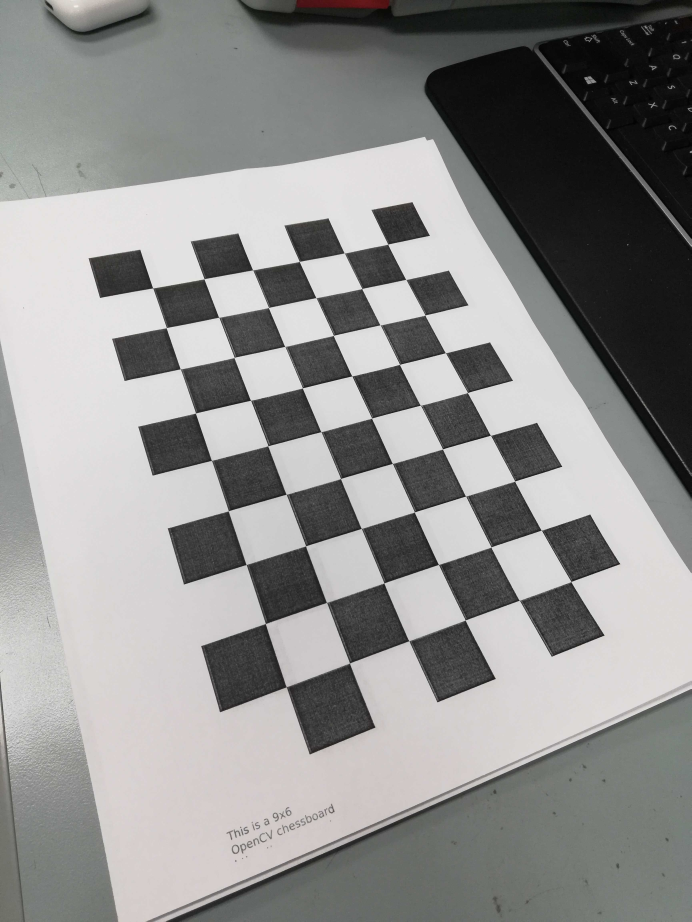
#> input picture openCVTutorials/data/leftDavid.jpg, 3456 x 4608 px (shown at 1/5 size)
$ python custom_chessboard_test.py
#> lines starting #> are read from the running program, lines starting #| are printed output that depends on the picture; long printed decimals are rounded
# testing image corners
import numpy as np
import cv2 as cv
import glob
# Load previously saved data
with np.load('B.npz') as X:
#> (reads openCVTutorials/data/B.npz from the repository)
    mtx, dist, _, _ = [X[i] for i in ('mtx','dist','rvecs','tvecs')]

print(cv.__version__)
print("mtx:")
print(mtx)
print("dist:")
print(dist)

def draw(img, corners, imgpts):
    corner = tuple(corners[0].ravel())
    img = cv.line(img, corner, tuple(imgpts[0].ravel()), (255,0,0), 5)
    img = cv.line(img, corner, tuple(imgpts[1].ravel()), (0,255,0), 5)
    img = cv.line(img, corner, tuple(imgpts[2].ravel()), (0,0,255), 5)
    return img

img = cv.imread('leftDavid.jpg')
#> img is the input picture: shape (4608, 3456, 3); mean B, G, R 142, 143.1, 143.3
gray = cv.cvtColor(img,cv.COLOR_BGR2GRAY)
ret, corners = cv.findChessboardCorners(gray, (9,6),None) #worked!
#> ret = True; corners = 54 rows, first 8: [1939.9, 1221.6], [2031.1, 1398.9], [2126.2, 1577.1], [2228.7, 1765.7], [2338.7, 1964.2], [2454.5, 2178.6], [2574.8, 2406.6], [2708.9, 2652.8]
criteria = (cv.TERM_CRITERIA_EPS + cv.TERM_CRITERIA_MAX_ITER, 30, 0.001)
objp = np.zeros((6*9,3), np.float32)
objp[:,:2] = np.mgrid[0:9,0:6].T.reshape(-1,2)
axis = np.float32([[3,0,0], [0,3,0], [0,0,-3]]).reshape(-1,3)

if ret == True:
        corners2 = cv.cornerSubPix(gray,corners,(11,11),(-1,-1),criteria)
#> corners2 = 54 rows, first 8: [1940.5, 1222.5], [2031, 1399.1], [2126.8, 1577], [2229, 1765.7], [2339.1, 1964.4], [2454.4, 2178.3], [2575.2, 2407.1], [2708.6, 2652.7]
        # Find the rotation and translation vectors.
        ret,rvecs, tvecs = cv.solvePnP(objp, corners2, mtx, dist)
#> rvecs = [-5.4, 5.91, 9.21]; tvecs = [18.36, 33.99, 42.73]
        print("rvecs:")
        print(rvecs)
#| [[-5.397]
#|  [ 5.907 ]
#|  [ 9.207]]
        print("tvecs:")
        print(tvecs)
#| [[18.356]
#|  [33.994]
#|  [42.733]]
        # project 3D points to image plane
        imgpts, jac = cv.projectPoints(axis, rvecs, tvecs, mtx, dist)
#> imgpts = [[540.6, 562.9], [512.2, 583.1], [520.3, 578.2]]

        img = draw(img,corners2,imgpts)
#> in draw, `corner = tuple(corners[0].ravel())`: corner = (1940.5, 1222.5)
        imS = cv.resize(img, (960, 540))                    # Resize image
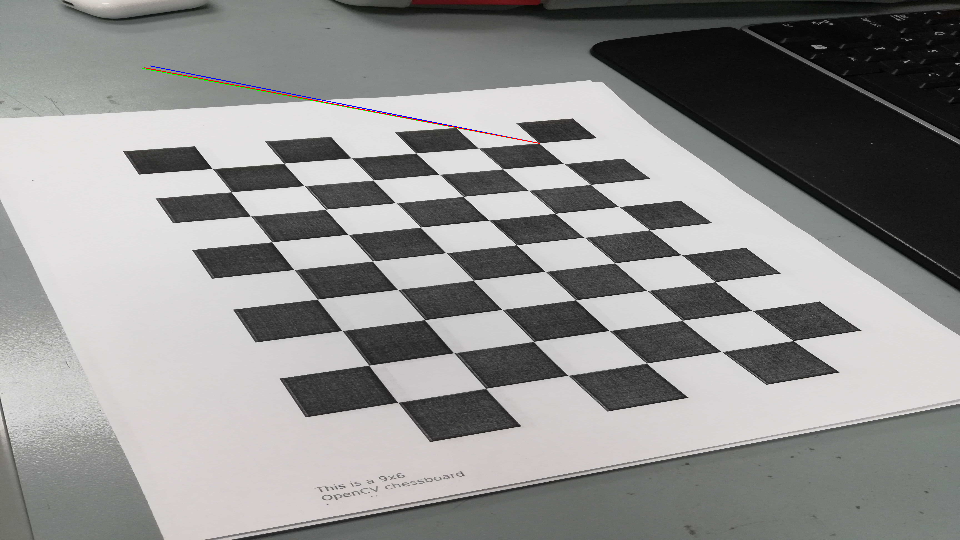
#> imS: shape (540, 960, 3); mean B, G, R 141.8, 142.8, 143.1
        cv.imshow("output", imS)                            # Show image
        #cv.imshow('img',img)
        k = cv.waitKey(0) & 0xFF
#> (key Esc is pressed here)
        if k == ord('s'):
            cv.imwrite(fname[:6]+'.png', img)

cv.destroyAllWindows()
print(corners)
#> (printed output is left out)
